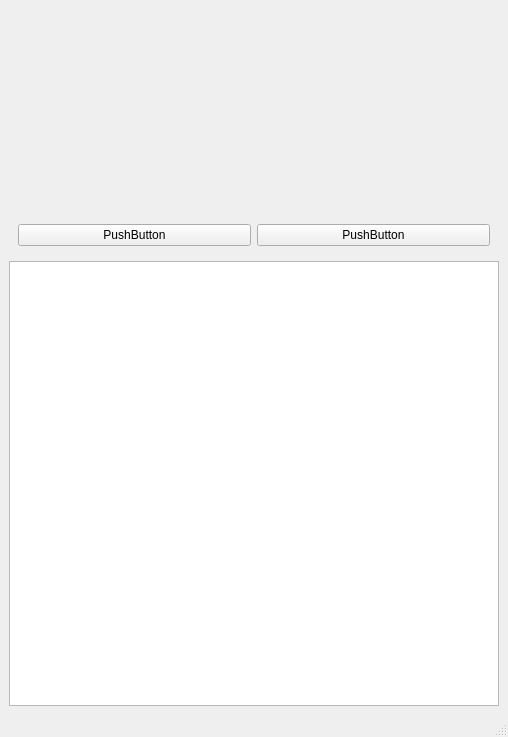
<?xml version="1.0" encoding="UTF-8"?>
<ui version="4.0">
 <class>MainWindow</class>
 <widget class="QMainWindow" name="MainWindow">
  <property name="geometry">
   <rect>
    <x>0</x>
    <y>0</y>
    <width>508</width>
    <height>737</height>
   </rect>
  </property>
  <property name="windowTitle">
   <string>MainWindow</string>
  </property>
  <widget class="QWidget" name="centralwidget">
   <layout class="QVBoxLayout" name="verticalLayout">
    <item>
     <widget class="TitleContentWidget" name="item_widget" native="true">
      <property name="minimumSize">
       <size>
        <width>0</width>
        <height>200</height>
       </size>
      </property>
     </widget>
    </item>
    <item>
     <widget class="QWidget" name="widget" native="true">
      <layout class="QHBoxLayout" name="horizontalLayout">
       <item>
        <widget class="QPushButton" name="btn_add">
         <property name="text">
          <string>PushButton</string>
         </property>
        </widget>
       </item>
       <item>
        <widget class="QPushButton" name="btn_cancel">
         <property name="text">
          <string>PushButton</string>
         </property>
        </widget>
       </item>
      </layout>
     </widget>
    </item>
    <item>
     <widget class="TitleTableViewWidget" name="tableView">
      <property name="minimumSize">
       <size>
        <width>0</width>
        <height>400</height>
       </size>
      </property>
     </widget>
    </item>
   </layout>
  </widget>
  <widget class="QMenuBar" name="menubar">
   <property name="geometry">
    <rect>
     <x>0</x>
     <y>0</y>
     <width>508</width>
     <height>26</height>
    </rect>
   </property>
  </widget>
  <widget class="QStatusBar" name="statusbar"/>
 </widget>
 <customwidgets>
  <customwidget>
   <class>TitleTableViewWidget</class>
   <extends>QTableView</extends>
   <header location="global">titletableviewwidget.h</header>
  </customwidget>
  <customwidget>
   <class>TitleContentWidget</class>
   <extends>QWidget</extends>
   <header>titlecontentwidget.h</header>
   <container>1</container>
  </customwidget>
 </customwidgets>
 <resources/>
 <connections/>
</ui>
